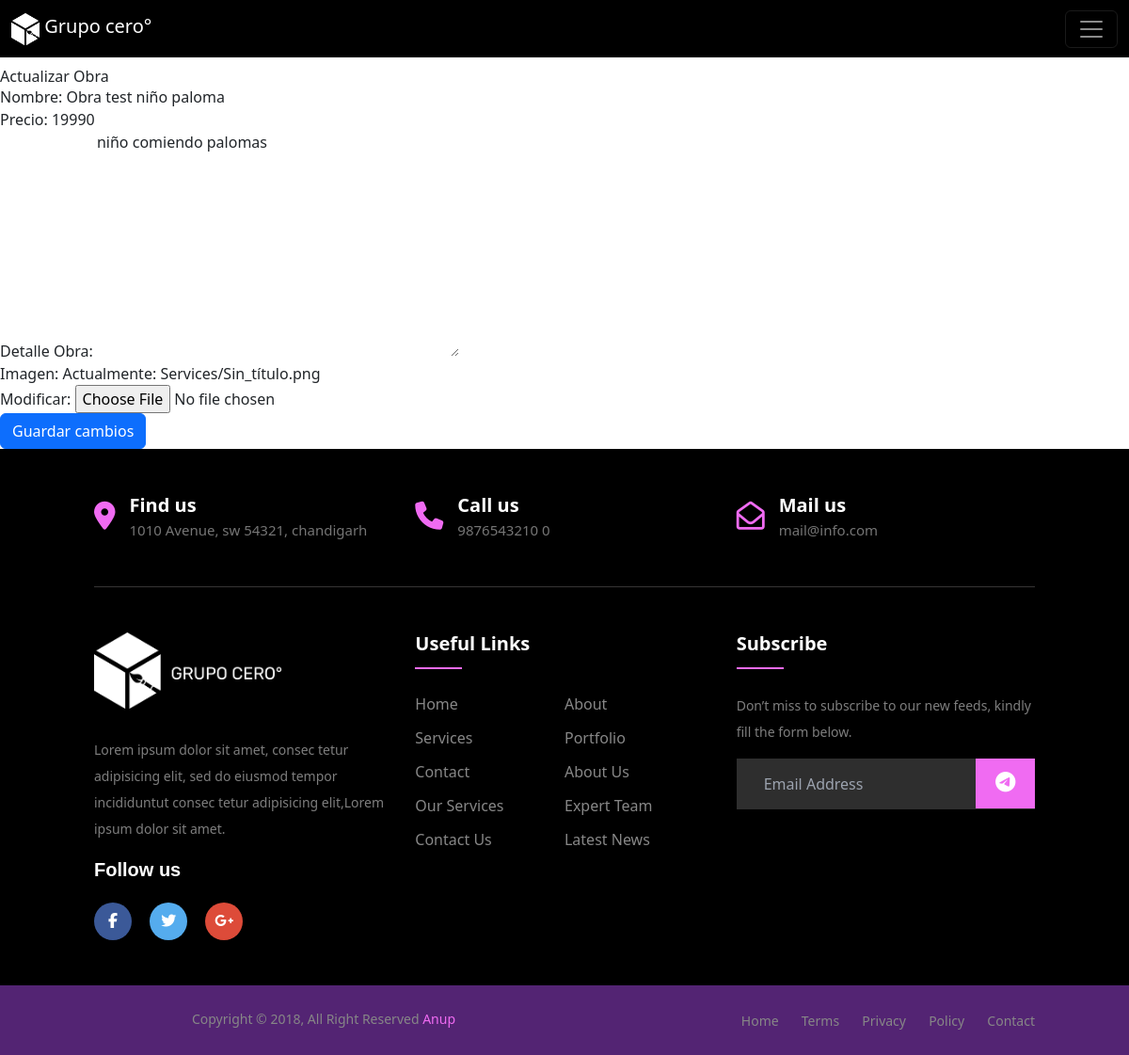
Page /obras/12/update/ on the committed database.
### obras/models.py (models this page shows, shortened)
class Obras(models.Model):
    Nombre = models.CharField(verbose_name="Nombre", max_length=100, unique=True)
    Precio = models.IntegerField(verbose_name="Precio")
    Autor = models.CharField(verbose_name="Nombre Autor", max_length=200)
    Titulo_Original= models.CharField(verbose_name="Titulo Original", max_length=200)
    Tecnica = models.CharField(verbose_name="Tecnica", max_length=200, blank=True, null=True)
    Anio = models.IntegerField(verbose_name="Año")
    Detalles_obra = models.TextField(verbose_name="Detalle Obra", blank=True, null=True)
    image = models.ImageField(verbose_name="Imagen", upload_to="Services")
    created = models.DateTimeField(auto_now_add=True, verbose_name="Fecha de creacion")
    updated = models.DateTimeField(auto_now=True, verbose_name="Fecha de edicion")
    class Meta:
        verbose_name = "Obra"
        verbose_name_plural = "Obras"
        ordering = ['created']

### obras/views.py (the view)
# urls.py: path('obras/<int:pk>/update/', views.update_obra, name='update_obra'),
def update_obra(request, pk):
    obra = get_object_or_404(Obras, pk=pk)
    if request.method == 'POST':
        form = UpdateObraForm(request.POST, request.FILES, instance=obra)
        if form.is_valid():
            form.save()
            return redirect('details_obra', pk=pk)
    else:
        form = UpdateObraForm(instance=obra)
    return render(request, 'obras/update_obra.html', {'form': form})

### obras/form.py
class UpdateObraForm(forms.ModelForm):
    class Meta:
        model = Obras
        fields = ['Nombre', 'Precio', 'Detalles_obra', 'image']

### obras/templates/obras/update_obra.html (shortened to what this page needs)
{% extends 'core/base.html' %}
{% load static %}
{% block content %}
    <br>
    <br>
    <br>
    <h2>Actualizar Obra</h2>
    <form method="post" enctype="multipart/form-data">
        {{ form.as_p }}
        <button type="submit" class="btn btn-primary">Guardar cambios</button>
    </form>
{% endblock %}

### rows in the picture
Obras: Nombre "Obra test niño paloma", Precio "19990", Detalles_obra "niño comiendo palomas"
